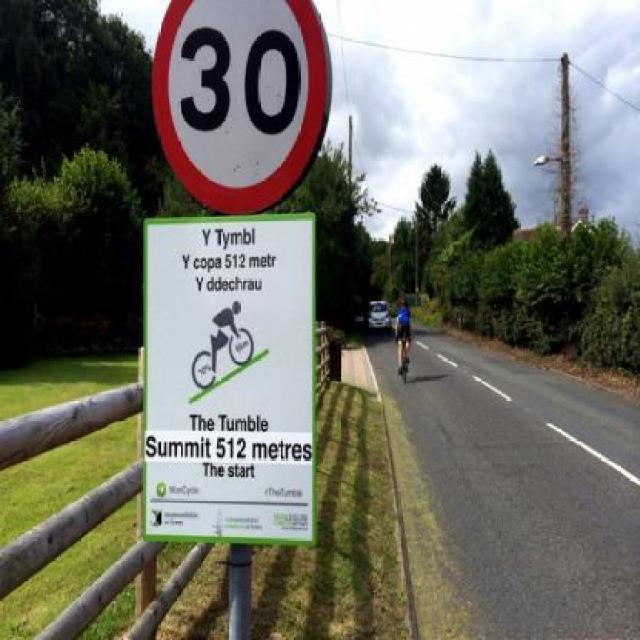
#> input picture back-end/data-test/v5/input/000006_jpg.rf.db4401c154838c65ffc3b62aec194d65.jpg, 640 x 640 px, found by its file name; its folder holds only this picture in this run
$ python createNumImg.py
#> lines starting #> are read from the running program, lines starting #| are printed output that depends on the picture; after the words box and inside, x2 and y2 are one past the last pixel; in counts of white or black regions, pixels touching at a corner belong together
#> further down, imgOri is the input picture: shape (640, 640, 3); mean B, G, R 102.6, 112.5, 112.4
import os
import cv2

def getBestSize(img):
    try:
        h, w, c = img.shape
#> h = 640; w = 640; c = 3
    except:
        return 0, 0

    if h > 0 and w > 0:
        # increase size
        while w < 570:
            h = int(h*1.3)
            w = int(w*1.3)
        while h < 550:
            h = int(h*1.3)
            w = int(w*1.3)
        # decrease size
        while w > 920:
            h = int(h/1.2)
            w = int(w/1.2)
        while h > 760:
            h = int(h/1.2)
            w = int(w/1.2)
    return h, w

print('Start')

inputDir = 'traffic-sign-detector/back-end/data-test/input'
newDir = 'traffic-sign-detector/back-end/data-test/input-new'
outputDir = 'traffic-sign-detector/back-end/data-test/output'

for i, image in enumerate(os.listdir(inputDir)):
    num = '% s' % (i + 251)
    if i + 251 < 10:
        num = '00' + num
    elif i + 251 < 100:
        num = '0' + num
    path = inputDir + image
    inputPath = os.path.join(inputDir, image)

    imgOri = cv2.imread(inputPath)

    h, w = getBestSize(imgOri)
#> h = 640; w = 640
    if h > 0 and w > 0:
        imgOri = cv2.resize(imgOri, (w, h), interpolation=cv2.INTER_LINEAR)

    imgGrid = imgOri.copy()
    rows, cols = imgGrid.shape[:2]
#> rows = 640; cols = 640
    size = 100

    for j in range(0, rows, size):
        cv2.line(imgGrid, (0, j), (cols, j), (255, 0, 0), 2)
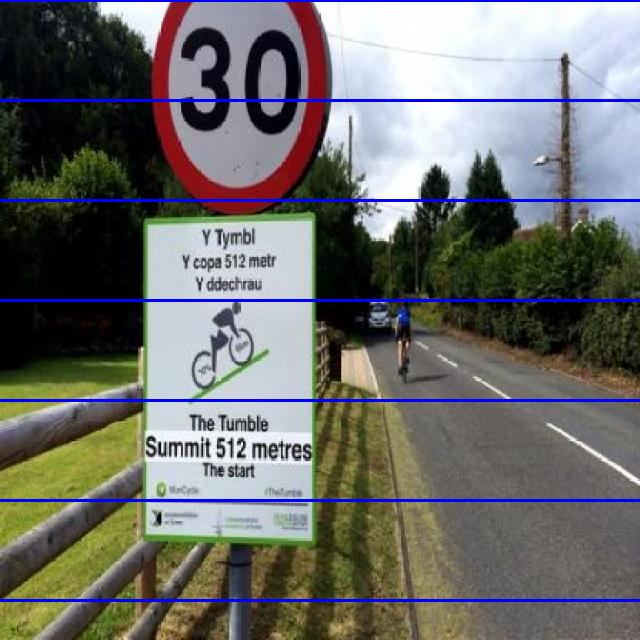
#> imgGrid: shape (640, 640, 3); 3.12% of pixels changed, all inside (x1, y1, x2, y2) = (0, 0, 640, 602)

    for j in range(0, cols, size):
        cv2.line(imgGrid, (j, 0), (j, rows), (255, 0, 0), 2)
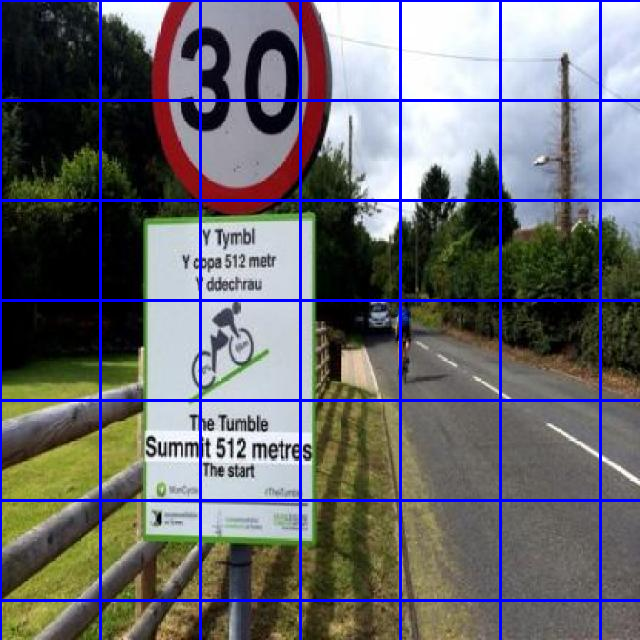
#> imgGrid: shape (640, 640, 3); 3.03% of pixels changed, all inside (x1, y1, x2, y2) = (0, 2, 602, 640)

    newFileName = num + '.jpg'
    newPath = os.path.join(newDir, newFileName)
    cv2.imwrite(newPath, imgOri, [cv2.IMWRITE_JPEG_QUALITY, 90])

    # outputPath = os.path.join(outputDir, newFileName)
    # cv2.imwrite(outputPath, imgGrid)

    print('Finish image ' + num)

print('Finish All')
